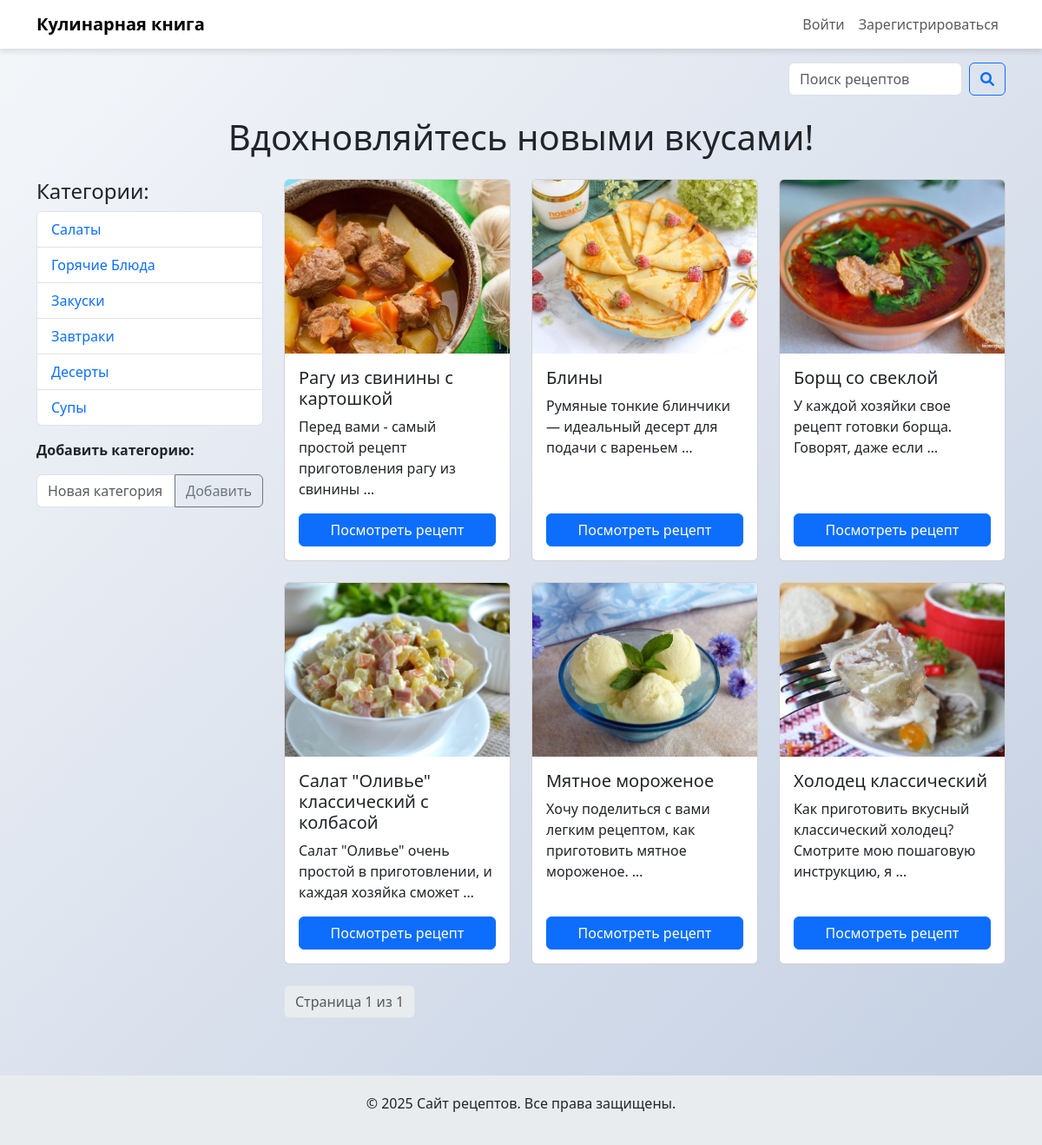
The page / on the database its author committed.
### recipes/models.py (models this page shows, shortened)
class Category(models.Model):
    name = models.CharField(max_length=100)

class Recipe(models.Model):
    title = models.CharField(max_length=200)
    description = models.TextField()
    steps = models.TextField()
    cooking_time = models.PositiveIntegerField(help_text="Время приготовления в минутах")
    image = models.ImageField(upload_to='recipes/')
    author = models.ForeignKey(User, on_delete=models.CASCADE)
    categories = models.ManyToManyField(Category, related_name='recipes')

### recipes/views.py (the view)
# urls.py: path('', views.home, name='home'),
def home(request):
    recipes = Recipe.objects.all().order_by('?')
    paginator = Paginator(recipes, 6)  # 6 рецептов на страницу
    page_number = request.GET.get('page')
    page_obj = paginator.get_page(page_number)
    categories = Category.objects.all()
    return render(request, 'recipes/home.html', {'page_obj': page_obj, 'categories': categories})

### recipes/templates/recipes/home.html (shortened to what this page needs)
{% extends 'recipes/base.html' %}
{% block content %}
    <h1 class="text-center mb-4">Вдохновляйтесь новыми вкусами!</h1>
    <div class="row">
        <div class="col-md-3">
            <h4>Категории:</h4>
            <ul class="list-group">
                {% for category in categories %}
                    <li class="list-group-item">
                        <a href="{% url 'category_recipes' category.id %}" class="text-decoration-none">{{ category.name }}</a>
                    </li>
                {% endfor %}
            </ul>
            <p class="mt-3"><strong>Добавить категорию:</strong></p>
            <form method="post" action="{% url 'add_category' %}">
                <div class="input-group mb-3">
                    <input type="text" name="name" class="form-control" placeholder="Новая категория">
                    <button class="btn btn-outline-secondary" type="submit">Добавить</button>
                </div>
            </form>
        </div>
        <div class="col-md-9">
            <div class="row row-cols-1 row-cols-md-3 g-4">
                {% for recipe in page_obj %}
                    <div class="col">
                        <div class="card h-100" onclick="location.href='{% url 'recipe_detail' recipe.pk %}'" style="cursor: pointer;">
                            <img src="{{ recipe.image.url }}" class="card-img-top" alt="{{ recipe.title }}" style="height: 200px; object-fit: cover;">
                            <div class="card-body d-flex flex-column">
                                <h5 class="card-title">{{ recipe.title }}</h5>
                                <p class="card-text flex-grow-1">{{ recipe.description|truncatewords:10 }}</p>
                                <a href="{% url 'recipe_detail' recipe.pk %}" class="btn btn-primary mt-auto">Посмотреть рецепт</a>
                            </div>
                        </div>
                    </div>
                {% endfor %}
            </div>
            <div class="pagination mt-4">
                <nav aria-label="Page navigation">
                    <ul class="pagination justify-content-center">
                        <li class="page-item disabled">
                            <span class="page-link">Страница {{ page_obj.number }} из {{ page_obj.paginator.num_pages }}</span>
                        </li>
                    </ul>
                </nav>
            </div>
        </div>
    </div>
{% endblock %}

### recipes/templates/recipes/base.html (style rules this page uses)
body { background: linear-gradient(135deg, #f5f7fa, #c3cfe2); }
.card { transition: transform 0.3s; }
.btn-primary { background-color: #0d6efd; border-color: #0d6efd; }

### rows shown on the page
Category: name "Салаты"
Category: name "Горячие Блюда"
Category: name "Закуски"
Category: name "Завтраки"
Category: name "Десерты"
Category: name "Супы"
Recipe: image (picture), title "Рагу из свинины с картошкой", description "Перед вами - самый простой рецепт приготовления рагу из свинины …"
Recipe: image (picture), title "Блины", description "Румяные тонкие блинчики — идеальный десерт для подачи с вареньем …"
Recipe: image (picture), title "Борщ со свеклой", description "У каждой хозяйки свое рецепт готовки борща. Говорят, даже если …"
Recipe: image (picture), title "Салат \"Оливье\" классический с колбасой", description "Салат \"Оливье\" очень простой в приготовлении, и каждая хозяйка сможет …"
Recipe: image (picture), title "Мятное мороженое", description "Хочу поделиться с вами легким рецептом, как приготовить мятное мороженое. …"
Recipe: image (picture), title "Холодец классический", description "Как приготовить вкусный классический холодец? Смотрите мою пошаговую инструкцию, я …"

### other values the page prints
{{ page_obj.number }} "1"
{{ page_obj.paginator.num_pages }} "1"
